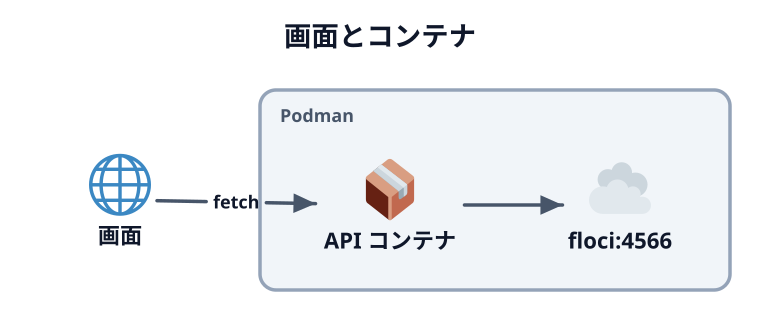

Here is the Python script that generated this plot:
import os, sys
sys.path.insert(0, os.path.expanduser("~/.claude/skills/genfig"))
from genfig import Canvas
# 画面とコンテナの API（CONTAINER）
c = Canvas(760, 320)
c.text(380, 46, "画面とコンテナ", scale="title", align="middle")
c.sticky(260, 90, 470, 200, color="gray")
c.text(280, 122, "Podman", scale="label", align="start")
b = c.node(120, 200, "画面", emoji_cp="1f310", w=100, h=70)
api = c.node(390, 205, "API コンテナ", emoji_cp="1f4e6", w=100, h=70)
f = c.node(620, 205, "floci:4566", emoji_cp="2601", w=100, h=70)
c.link(b, api, label="fetch")
c.link(api, f)
c.save("00-thumbnail.svg")
